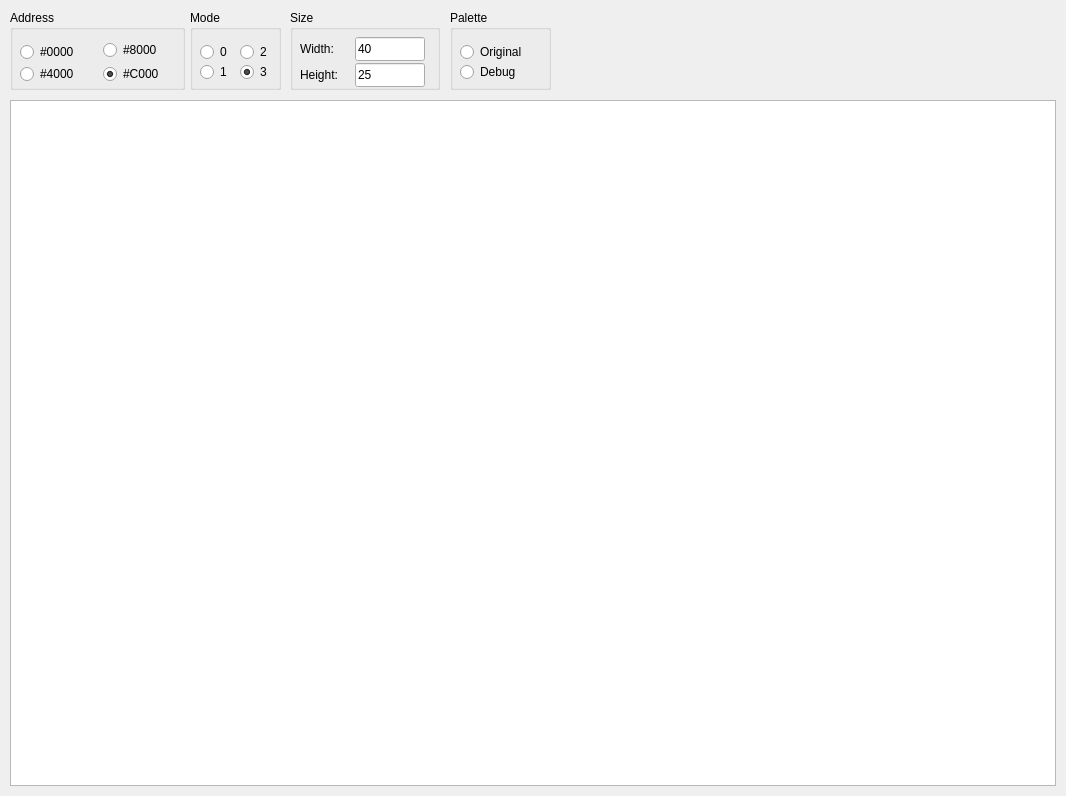
<?xml version="1.0" encoding="UTF-8"?>
<ui version="4.0">
 <class>GraphicsInspector</class>
 <widget class="QDialog" name="GraphicsInspector">
  <property name="geometry">
   <rect>
    <x>0</x>
    <y>0</y>
    <width>1066</width>
    <height>796</height>
   </rect>
  </property>
  <property name="windowTitle">
   <string>Graphics Inspector</string>
  </property>
  <widget class="QGroupBox" name="groupBox">
   <property name="geometry">
    <rect>
     <x>10</x>
     <y>10</y>
     <width>175</width>
     <height>80</height>
    </rect>
   </property>
   <property name="title">
    <string>Address</string>
   </property>
   <widget class="QRadioButton" name="radioButton">
    <property name="geometry">
     <rect>
      <x>10</x>
      <y>30</y>
      <width>75</width>
      <height>24</height>
     </rect>
    </property>
    <property name="text">
     <string>#0000</string>
    </property>
   </widget>
   <widget class="QRadioButton" name="radioButton_2">
    <property name="geometry">
     <rect>
      <x>10</x>
      <y>52</y>
      <width>75</width>
      <height>24</height>
     </rect>
    </property>
    <property name="text">
     <string>#4000</string>
    </property>
   </widget>
   <widget class="QRadioButton" name="radioButton_3">
    <property name="geometry">
     <rect>
      <x>93</x>
      <y>28</y>
      <width>75</width>
      <height>24</height>
     </rect>
    </property>
    <property name="text">
     <string>#8000</string>
    </property>
   </widget>
   <widget class="QRadioButton" name="radioButton_4">
    <property name="geometry">
     <rect>
      <x>93</x>
      <y>52</y>
      <width>75</width>
      <height>24</height>
     </rect>
    </property>
    <property name="text">
     <string>#C000</string>
    </property>
    <property name="checked">
     <bool>true</bool>
    </property>
   </widget>
  </widget>
  <widget class="QGroupBox" name="groupBoxSize">
   <property name="geometry">
    <rect>
     <x>290</x>
     <y>10</y>
     <width>150</width>
     <height>80</height>
    </rect>
   </property>
   <property name="title">
    <string>Size</string>
   </property>
   <widget class="QLabel" name="label_2">
    <property name="geometry">
     <rect>
      <x>10</x>
      <y>30</y>
      <width>50</width>
      <height>18</height>
     </rect>
    </property>
    <property name="text">
     <string>Width:</string>
    </property>
   </widget>
   <widget class="QLineEdit" name="inputWidth">
    <property name="geometry">
     <rect>
      <x>65</x>
      <y>27</y>
      <width>70</width>
      <height>24</height>
     </rect>
    </property>
    <property name="text">
     <string>40</string>
    </property>
   </widget>
   <widget class="QLabel" name="label_3">
    <property name="geometry">
     <rect>
      <x>10</x>
      <y>56</y>
      <width>50</width>
      <height>18</height>
     </rect>
    </property>
    <property name="text">
     <string>Height:</string>
    </property>
   </widget>
   <widget class="QLineEdit" name="inputHeight">
    <property name="geometry">
     <rect>
      <x>65</x>
      <y>53</y>
      <width>70</width>
      <height>24</height>
     </rect>
    </property>
    <property name="text">
     <string>25</string>
    </property>
   </widget>
  </widget>
  <widget class="QGraphicsView" name="graphicsView">
   <property name="geometry">
    <rect>
     <x>10</x>
     <y>100</y>
     <width>1046</width>
     <height>686</height>
    </rect>
   </property>
   <property name="sizePolicy">
    <sizepolicy hsizetype="Fixed" vsizetype="Fixed">
     <horstretch>0</horstretch>
     <verstretch>0</verstretch>
    </sizepolicy>
   </property>
   <property name="verticalScrollBarPolicy">
    <enum>Qt::ScrollBarAlwaysOff</enum>
   </property>
   <property name="horizontalScrollBarPolicy">
    <enum>Qt::ScrollBarAlwaysOff</enum>
   </property>
  </widget>
  <widget class="QGroupBox" name="groupBoxModeSelection">
   <property name="geometry">
    <rect>
     <x>190</x>
     <y>10</y>
     <width>91</width>
     <height>80</height>
    </rect>
   </property>
   <property name="title">
    <string>Mode</string>
   </property>
   <widget class="QRadioButton" name="rbMode0">
    <property name="geometry">
     <rect>
      <x>10</x>
      <y>30</y>
      <width>31</width>
      <height>24</height>
     </rect>
    </property>
    <property name="text">
     <string>0</string>
    </property>
   </widget>
   <widget class="QRadioButton" name="rbMode1">
    <property name="geometry">
     <rect>
      <x>10</x>
      <y>50</y>
      <width>31</width>
      <height>24</height>
     </rect>
    </property>
    <property name="text">
     <string>1</string>
    </property>
   </widget>
   <widget class="QRadioButton" name="rbMode2">
    <property name="geometry">
     <rect>
      <x>50</x>
      <y>30</y>
      <width>31</width>
      <height>24</height>
     </rect>
    </property>
    <property name="text">
     <string>2</string>
    </property>
   </widget>
   <widget class="QRadioButton" name="rbMode3">
    <property name="geometry">
     <rect>
      <x>50</x>
      <y>50</y>
      <width>31</width>
      <height>24</height>
     </rect>
    </property>
    <property name="text">
     <string>3</string>
    </property>
    <property name="checked">
     <bool>true</bool>
    </property>
   </widget>
  </widget>
  <widget class="QGroupBox" name="groupBoxPalette">
   <property name="geometry">
    <rect>
     <x>450</x>
     <y>10</y>
     <width>101</width>
     <height>80</height>
    </rect>
   </property>
   <property name="title">
    <string>Palette</string>
   </property>
   <widget class="QRadioButton" name="rbPaletteOriginal">
    <property name="geometry">
     <rect>
      <x>10</x>
      <y>30</y>
      <width>81</width>
      <height>24</height>
     </rect>
    </property>
    <property name="text">
     <string>Original</string>
    </property>
   </widget>
   <widget class="QRadioButton" name="rbPaletteFalseColor">
    <property name="geometry">
     <rect>
      <x>10</x>
      <y>50</y>
      <width>81</width>
      <height>24</height>
     </rect>
    </property>
    <property name="text">
     <string>Debug</string>
    </property>
   </widget>
  </widget>
 </widget>
 <resources/>
 <connections/>
</ui>
